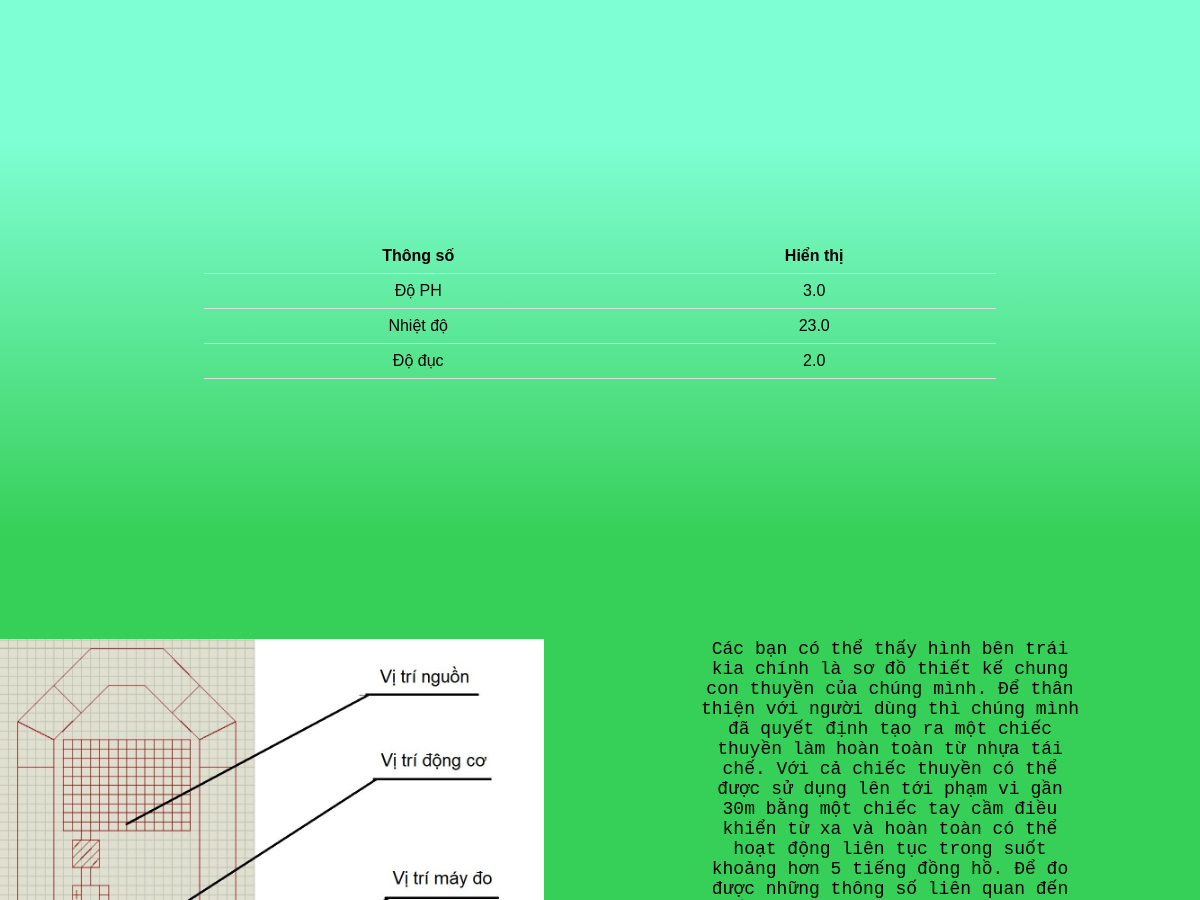
/web (middle part), run on an earlier commit of the app's database.
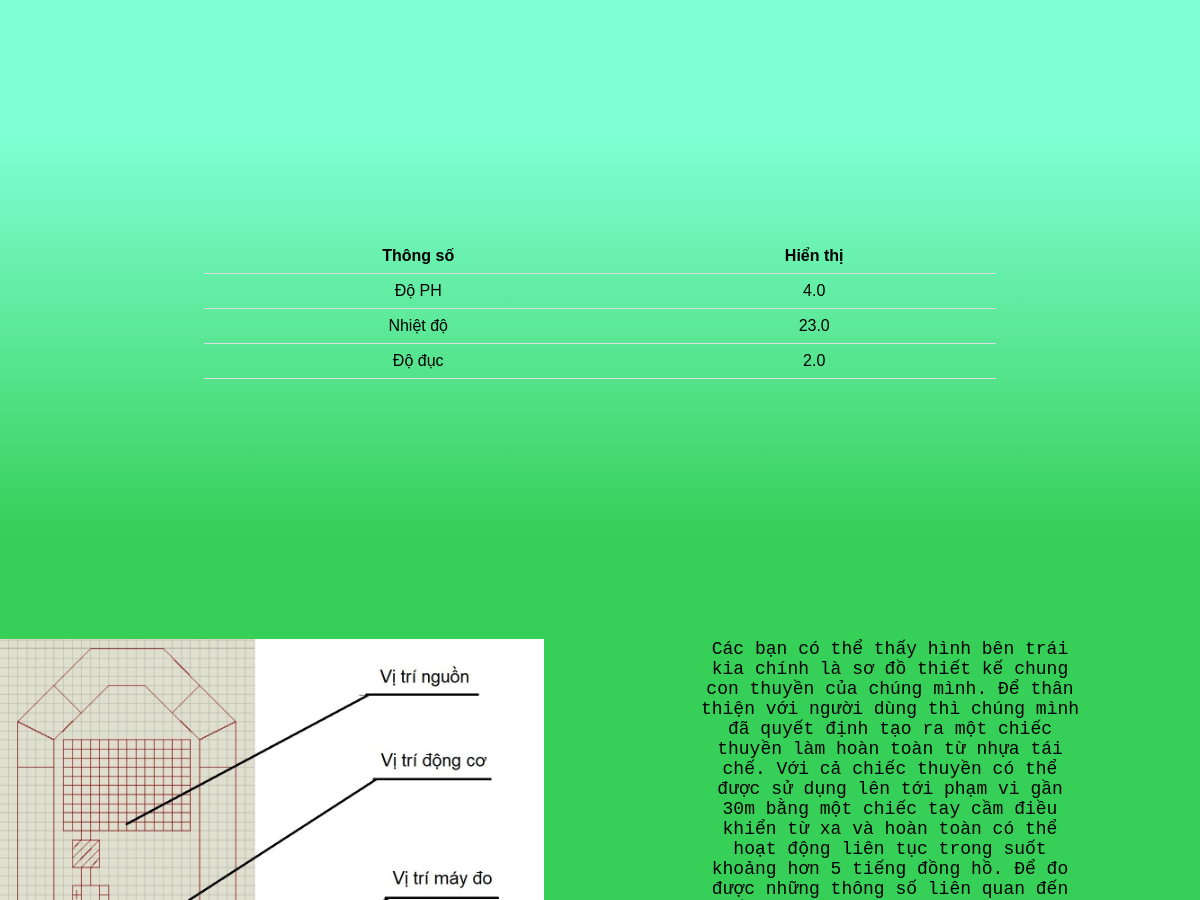
And on a later commit of the database.
### app.py (models this page shows)
class Sock(db.Model):
    __tablename__ = 'socks'
    do_Ph = db.Column(db.Float, primary_key=True)
    do_duc = db.Column(db.Float)

### app.py (the view)
@app.route('/web')
def index():
    sock=Sock.query.all()[-1]
    doPh = sock.do_Ph
    doduc = sock.do_duc
    return render_template('index.html', doPh=doPh, doduc=doduc)

### templates/index.html (shortened to what this page needs)
<!DOCTYPE html>
<html lang="en">
<head>
    <link rel="stylesheet" href="{{ url_for('static', filename='css/main.css') }}">
    <link rel="stylesheet" href="{{ url_for('static', filename='image/background.jpg') }}">
    <link rel="stylesheet" href="{{ url_for('static', filename='image/boat.jpg') }}">
    <link rel="stylesheet" href="{{ url_for('static', filename='image/logo.jpg') }}">
</head>
<body>
    <div id="map-section">
    </div>
    <div id="prmeter-section">
        <table>
            <tr>
                <th>Thông số</th>
                <th>Hiển thị</th>
            </tr>
            <tr>
                <td>Độ PH</td>
                <td>{{ doPh }}</td>
            </tr>
            <tr>
                <td>Nhiệt độ</td>
                <td>23.0</td>
            </tr>
            <tr>
                <td>Độ đục</td>
                <td>{{ doduc }}</td>
            </tr>
        </table>
    </div>
    <div id="explain-section">
        <img id="explain_image" src="{{ url_for('static', filename='image/boat.jpg') }}" alt="">
        <p id="explain_para">
        </p>
    </div>
</body>
</html>

### static/css/main.css (style rules this page uses)
* { margin: 0; padding: 0; }
html { scroll-behavior: smooth; font-family: Arial, Helvetica, sans-serif; }
#map-section { display: block; height: 780px; background-color:aquamarine; text-align: center; }
#prmeter-section { background-image: linear-gradient(aquamarine, #36cf57); height: 300px; padding-top: 100px; }
table { border: 2; margin-left: auto; margin-right: auto; width: 66%; border-collapse: collapse; }
th, td { padding: 8px; text-align: center; border-bottom: 1px solid #ddd; margin-top: 500px; }
#explain-section { float: none; height: 1000px; background-color: #36cf57; }
#explain_image { margin-top: 100px; height: 600px; width: auto; float: left; }
#explain_para { text-align: center; padding-top:100px; padding-left: 700px; padding-right: 120px; font-size:large; font-family:'Courier New', Courier, monospace; }

What changed in the data, as far as the page shows it:
no longer on this page (row unchanged): Sock: do_Ph "3.0", do_duc "2.0"
added Sock: do_Ph "4.0", do_duc "2.0"
